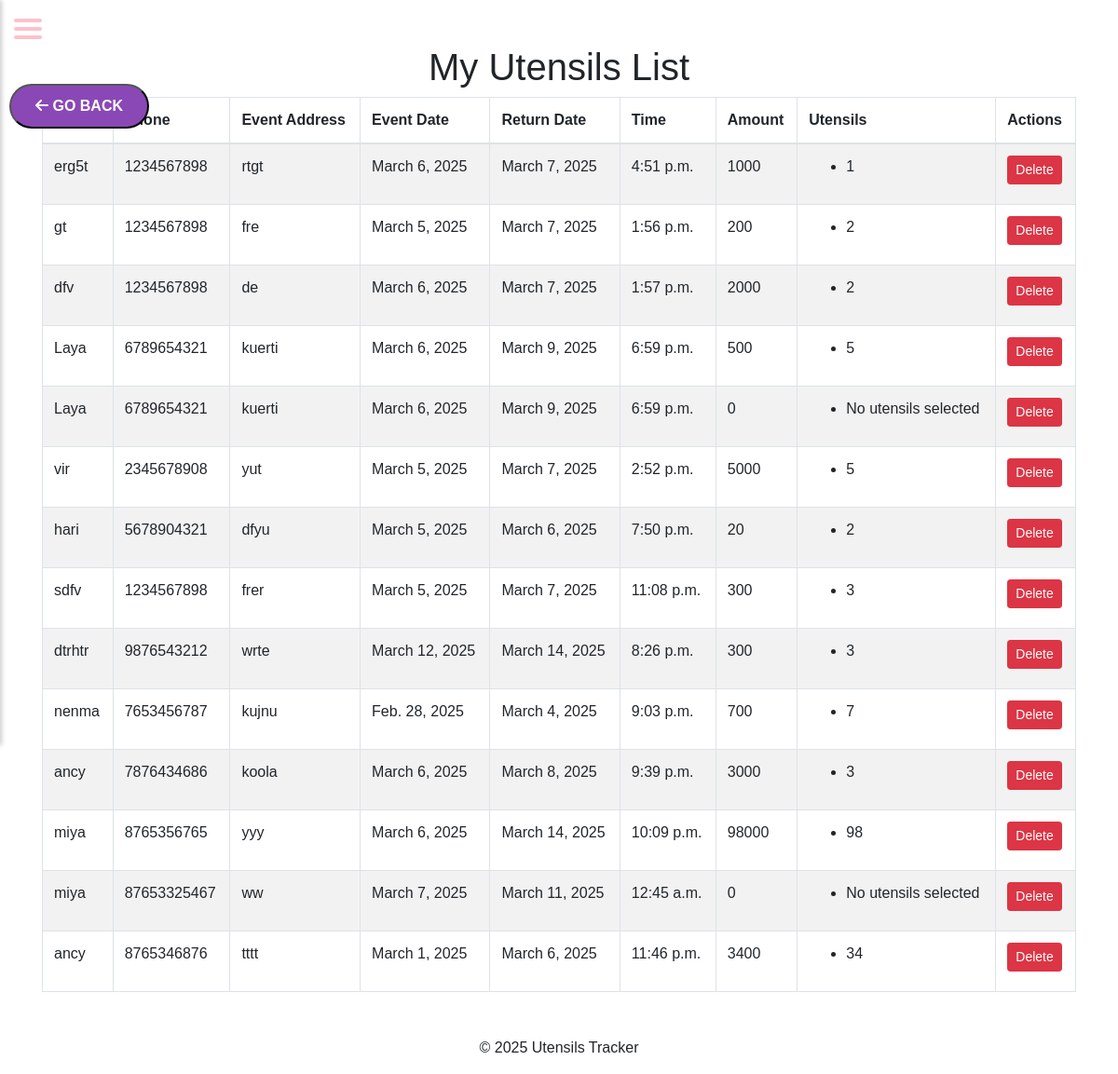
Screenshot of /myutensilslist/ (signed in) with the database file from the repository.
### EVENT_BOOKING/models.py (models this page shows, shortened)
class Utensilsform(models.Model):
    name = models.CharField(max_length=100)
    phone = models.CharField(max_length=15)
    user=models.ForeignKey(Event,on_delete=models.CASCADE,null=True,blank=True)
    address = models.CharField(max_length=255)
    email = models.EmailField(null=True,blank=True)
    date = models.DateField()
    rdate = models.DateField()
    time = models.TimeField()
    amount=models.IntegerField(null=True, blank=True)
    status = models.CharField(max_length=10, choices=[('Pending', 'Pending'), ('Paid', 'paid'), ('refund', 'refund')], default='Pending')
    UTENSIL_CHOICES = [
        ('cutlery_sets', 'Cutlery Sets'),
        ('plates_bowls', 'Plates and Bowls'),
        ('serving_utensils', 'Serving Utensils'),
        ('specialty_tools', 'Specialty Tools'),
    ]
    selected_utensils = models.JSONField(default=dict, blank=True)

### EVENT_BOOKING/views.py (the view)
# urls.py: path("myutensilslist/", views.myutensilslist, name="myutensilslist"),
def myutensilslist(request):
    email = request.session['email']
    u=Utensilsform.objects.filter(user__email=email)
    return render(request,'myutensilslist.html',{'Event':u})

### EVENT_BOOKING/templates/myutensilslist.html (shortened to what this page needs)
<!DOCTYPE html>
<html lang="en">
<head>
    <link rel="stylesheet" href="https://stackpath.bootstrapcdn.com/bootstrap/4.3.1/css/bootstrap.min.css">
    <link rel="stylesheet" href="https://cdnjs.cloudflare.com/ajax/libs/font-awesome/6.0.0/css/all.min.css">
</head>
<body>
    <button class="back-button" onclick="window.history.back()">
        <i class="fas fa-arrow-left"></i> Go Back
      </button>
<div class="hamburger-menu" onclick="toggleSidebar()">
    <div></div>
    <div></div>
    <div></div>
</div>
<div class="container mt-5">
    <h1 class="text-center">My Utensils List</h1>
    {% if Event %}
        <table class="table table-bordered table-striped">
            <thead>
                <tr>
                    <th>Name</th>
                    <th>Phone</th>
                    <th>Event Address</th>
                    <th>Event Date</th>
                    <th>Return Date</th>
                    <th>Time</th>
                    <th>Amount</th>
                    <th>Utensils</th>
                    <th>Actions</th>
                </tr>
            </thead>
            <tbody>
                {% for utensil in Event %}
                    <tr>
                        <td>{{ utensil.name }}</td>
                        <td>{{ utensil.phone }}</td>
                        <td>{{ utensil.address }}</td>
                        <td>{{ utensil.date }}</td>
                        <td>{{ utensil.rdate }}</td>
                        <td>{{ utensil.time }}</td>
                        <td>{{ utensil.amount }}</td>
                        <td>
                            <ul>
                                {% for utensil_type, utensil_name in utensil.selected_utensils.items %}
                                    <li>{{ utensil_name }}</li>
                                {% empty %}
                                    <li>No utensils selected</li>
                                {% endfor %}
                            </ul>
                        </td>
                        <td>
                            <form action="{% url 'delete_utensils' utensil.id %}" method="POST" style="display:inline;">
                                <button type="submit" class="btn btn-danger btn-sm" onclick="return confirm('Are you sure you want to delete this item?')">Delete</button>
                            </form>
                        </td>
                    </tr>
                {% endfor %}
            </tbody>
        </table>
    {% else %}
        <p>No utensils records found for your email.</p>
    {% endif %}
</div>
<footer class="text-center mt-5">
    <p>&copy; 2025 Utensils Tracker</p>
</footer>
</body>
</html>

### EVENT_BOOKING/templates/myutensilslist.html (style rules this page uses)
body { font-family: Arial, sans-serif; margin: 0; padding: 0; }
.hamburger-menu { position: fixed; top: 15px; left: 15px; cursor: pointer; z-index: 1002; }
.hamburger-menu div { width: 30px; height: 4px; background-color: pink; margin: 5px 0; border-radius: 2px; }
.back-button { position: fixed; top: 90px; left: 10px; right:120px; padding: 10px 20px; width:auto; max-width:150px; text-transform: uppercase; background-color: rgb(138, 72, 182); color: white; border-radius: 25px; font-size: 18px; font-weight: bold; font-size: 1rem; align-items: center; }
.back-button i { font-size: 16px; }

### rows the page displays
Utensilsform: name "erg5t", phone "1234567898", address "rtgt", date "March 6, 2025", rdate "March 7, 2025", time "4:51 p.m.", amount "1000", selected_utensils "1"
Utensilsform: name "gt", phone "1234567898", address "fre", date "March 5, 2025", rdate "March 7, 2025", time "1:56 p.m.", amount "200", selected_utensils "2"
Utensilsform: name "dfv", phone "1234567898", address "de", date "March 6, 2025", rdate "March 7, 2025", time "1:57 p.m.", amount "2000", selected_utensils "2"
Utensilsform: name "Laya", phone "6789654321", address "kuerti", date "March 6, 2025", rdate "March 9, 2025", time "6:59 p.m.", amount "500", selected_utensils "5"
Utensilsform: name "Laya", phone "6789654321", address "kuerti", date "March 6, 2025", rdate "March 9, 2025", time "6:59 p.m.", amount "0"
Utensilsform: name "vir", phone "2345678908", address "yut", date "March 5, 2025", rdate "March 7, 2025", time "2:52 p.m.", amount "5000", selected_utensils "5"
Utensilsform: name "hari", phone "5678904321", address "dfyu", date "March 5, 2025", rdate "March 6, 2025", time "7:50 p.m.", amount "20", selected_utensils "2"
Utensilsform: name "sdfv", phone "1234567898", address "frer", date "March 5, 2025", rdate "March 7, 2025", time "11:08 p.m.", amount "300", selected_utensils "3"
Utensilsform: name "dtrhtr", phone "9876543212", address "wrte", date "March 12, 2025", rdate "March 14, 2025", time "8:26 p.m.", amount "300", selected_utensils "3"
Utensilsform: name "nenma", phone "7653456787", address "kujnu", date "Feb. 28, 2025", rdate "March 4, 2025", time "9:03 p.m.", amount "700", selected_utensils "7"
Utensilsform: name "ancy", phone "7876434686", address "koola", date "March 6, 2025", rdate "March 8, 2025", time "9:39 p.m.", amount "3000", selected_utensils "3"
Utensilsform: name "miya", phone "8765356765", address "yyy", date "March 6, 2025", rdate "March 14, 2025", time "10:09 p.m.", amount "98000", selected_utensils "98"
Utensilsform: name "miya", phone "87653325467", address "ww", date "March 7, 2025", rdate "March 11, 2025", time "12:45 a.m.", amount "0"
Utensilsform: name "ancy", phone "8765346876", address "tttt", date "March 1, 2025", rdate "March 6, 2025", time "11:46 p.m.", amount "3400", selected_utensils "34"
